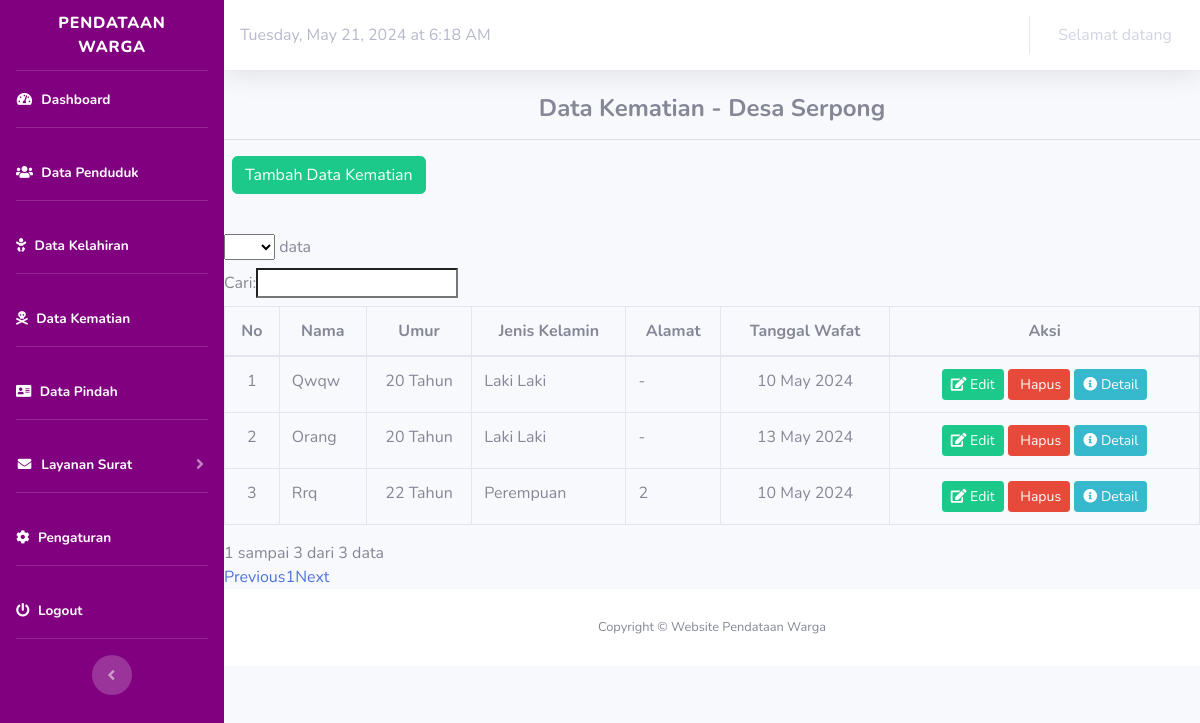
/index.php/kematian, run on an earlier commit of the app's database.
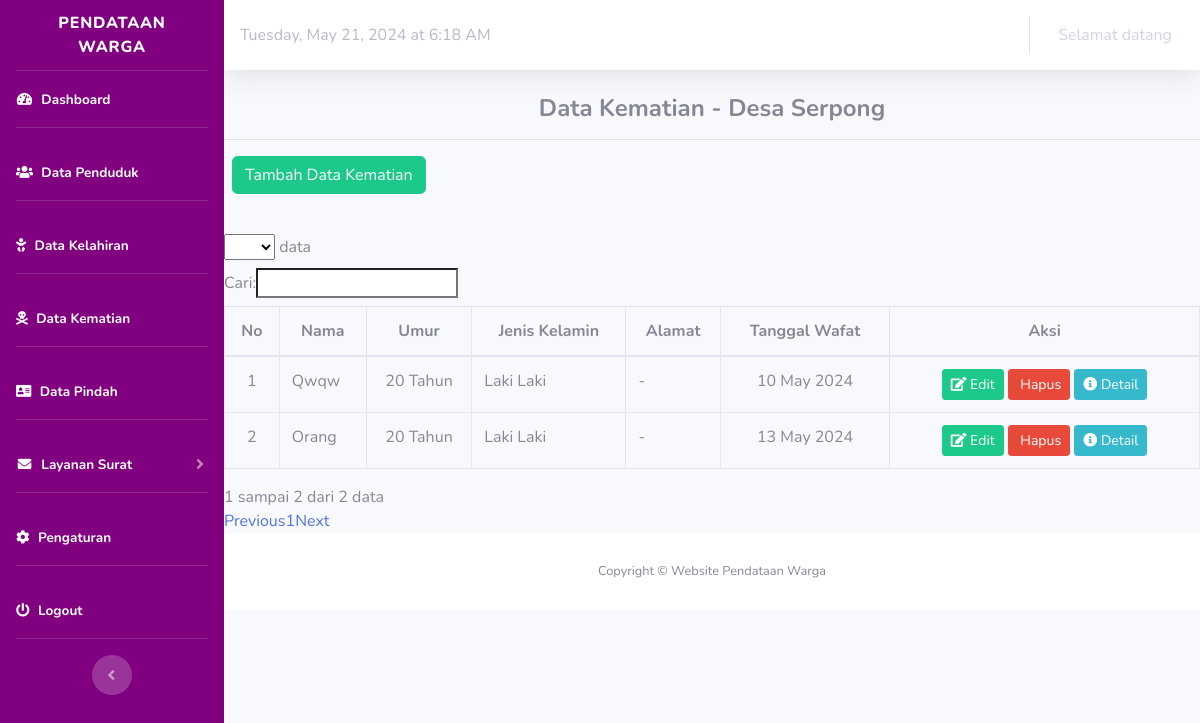
And on a later commit of the database.
### tables this page shows
CREATE TABLE `kematian` (
  `id_kematian` int(11) NOT NULL,
  `nik` bigint(16) NOT NULL,
  `nama_kepala_keluarga` varchar(100) NOT NULL,
  `no_kk` varchar(32) NOT NULL,
  `nama` varchar(50) NOT NULL,
  `tempat_lahir` varchar(20) NOT NULL,
  `tanggal_lahir` varchar(10) NOT NULL,
  `jenis_kelamin` varchar(20) NOT NULL,
  `agama` varchar(50) NOT NULL,
  `pekerjaan` varchar(50) NOT NULL,
  `alamat` varchar(100) NOT NULL,
  `rt` varchar(20) NOT NULL,
  `rw` varchar(50) NOT NULL,
  `kewarganegaraan` varchar(20) NOT NULL,
  `hari_wafat` varchar(20) NOT NULL,
  `tanggal_wafat` date NOT NULL,
  `pukul` time NOT NULL,
  `sebab_wafat` varchar(50) NOT NULL,
  `tempat_wafat` varchar(50) NOT NULL,
  `keterangan` varchar(50) NOT NULL,
  `nik_ayah` varchar(50) NOT NULL,
  `nama_ayah` varchar(128) NOT NULL,
  `tanggal_lahir_ayah` date NOT NULL,
  `pekerjaan_ayah` varchar(100) NOT NULL,
  `alamat_ayah` varchar(200) NOT NULL,
  `nik_ibu` varchar(50) NOT NULL,
  `nama_ibu` varchar(200) NOT NULL,
  `tanggal_lahir_ibu` date NOT NULL,
  `pekerjaan_ibu` varchar(29) NOT NULL,
  `alamat_ibu` varchar(200) NOT NULL
);

### application/controllers/Kematian.php (called while the page is built, shortened)
<?php
class Kematian extends CI_Controller
{
    public function __construct()
	{
		$this->load->model('m_kematian');
        $this->load->model('m_penduduk');
	}
    public function index()
    {
        $data['title'] = "Data Kematian - Desa Serpong";
        $data['kematian'] = $this->m_kematian->tampil();
        $this->load->view('template/header', $data);
        $this->load->view('template/sidebar');
        $this->load->view('template/topbar');
        $this->load->view('kematian/tampil_kematian');
        $this->load->view('template/footer');
    }
}

### index.php (called while the page is built, shortened)
<?php
require_once BASEPATH.'core/CodeIgniter.php';

### application/models/m_kematian.php (called while the page is built, shortened)
<?php
class M_kematian extends CI_Model
{
	public function tampil()
	{
		return $this->db->get('kematian')->result();
	}
}

### application/views/kematian/tampil_kematian.php (the view, shortened to what this page needs)
<div class="content-wrapper">
    <section class="content">
        <div class="box box-info">
            <div class="box-header">
                <h4 style="text-align:center;"><b><?= $title; ?></b></h4>
                <hr>
            </div>
            <div class="box-body table-responsive">
                <p>
                    <a href="<?php echo base_url('kematian/tambah'); ?>" class="btn btn-success ml-2">Tambah Data Kematian</a>
                </p>
                <br>
                <table id="data" class="table table-bordered" width="100%" cellspacing="0">
                    <thead>
                        <tr class="active">
                            <th style="text-align:center">No</th>
                            <th style="text-align:center">Nama</th>
                            <th style="text-align:center">Umur</th>
                            <th style="text-align:center">Jenis Kelamin</th>
                            <th style="text-align:center">Alamat</th>
                            <th style="text-align:center">Tanggal Wafat</th>
                            <th style="text-align:center">Aksi</th>
                        </tr>
                    </thead>
                    <tbody>
                        <?php
                        $no = 1;
                        foreach ($kematian as $kematian) {
                        ?>
                            <tr>
                                <td style="text-align:center"><?php echo $no; ?></td>
                                <td><?php echo $kematian->nama; ?></td>
                                <td style="text-align:center"><?php echo $kematian->tanggal_lahir; ?> Tahun</td>
                                <td><?php echo $kematian->jenis_kelamin; ?></td>
                                <td><?php echo $kematian->alamat; ?></td>
                                <td style="text-align:center"><?= date('d F Y', strtotime($kematian->tanggal_wafat)); ?></td>
                                <td style="text-align:center">
                                    <a href="<?php echo base_url('kematian/edit/' . $kematian->id_kematian); ?>" class="btn btn-success btn-sm"><i class="fa fa-edit"></i> Edit</a>
                                    <a href="<?php echo base_url('kematian/hapus/' . $kematian->id_kematian); ?>" class="btn btn-danger btn-sm" onClick="return confirm('Yakin Akan Menghapus Data?');"><i class="fa fa-trash-o"></i> Hapus</a>
                                    <a href="<?php echo base_url('kematian/detail/' . $kematian->id_kematian); ?>" class="btn btn-info btn-sm"><i class="fa fa-info-circle"></i> Detail</a>
                                </td>
                            </tr>
                        <?php
                            $no++;
                        }
                        ?>
                    </tbody>
                </table>
            </div>
        </div>
    </section>
</div>

What changed in the data, as far as the page shows it:
removed kematian: nama "Rrq", tanggal_lahir "22", jenis_kelamin "Perempuan", alamat "2", tanggal_wafat "10 May 2024"
Also different on the page:
text written by a page script: "data Cari: 1 sampai 3 dari 3 data Previous 1 Next" → "data Cari: 1 sampai 2 dari 2 data Previous 1 Next"
